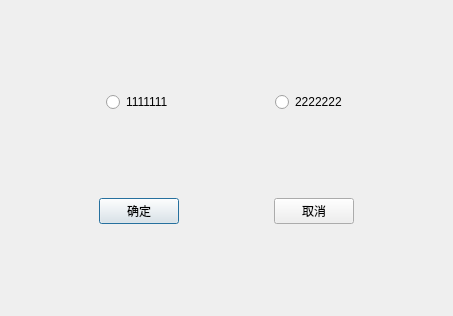
<?xml version="1.0" encoding="UTF-8"?>
<ui version="4.0">
 <class>Dialog</class>
 <widget class="QDialog" name="Dialog">
  <property name="geometry">
   <rect>
    <x>0</x>
    <y>0</y>
    <width>453</width>
    <height>316</height>
   </rect>
  </property>
  <property name="windowTitle">
   <string>Dialog</string>
  </property>
  <layout class="QVBoxLayout" name="verticalLayout">
   <item>
    <spacer name="verticalSpacer">
     <property name="orientation">
      <enum>Qt::Vertical</enum>
     </property>
     <property name="sizeHint" stdset="0">
      <size>
       <width>20</width>
       <height>68</height>
      </size>
     </property>
    </spacer>
   </item>
   <item>
    <layout class="QHBoxLayout" name="horizontalLayout">
     <item>
      <spacer name="horizontalSpacer_2">
       <property name="orientation">
        <enum>Qt::Horizontal</enum>
       </property>
       <property name="sizeHint" stdset="0">
        <size>
         <width>40</width>
         <height>20</height>
        </size>
       </property>
      </spacer>
     </item>
     <item>
      <widget class="QRadioButton" name="radioButton">
       <property name="text">
        <string>1111111</string>
       </property>
      </widget>
     </item>
     <item>
      <spacer name="horizontalSpacer">
       <property name="orientation">
        <enum>Qt::Horizontal</enum>
       </property>
       <property name="sizeHint" stdset="0">
        <size>
         <width>48</width>
         <height>20</height>
        </size>
       </property>
      </spacer>
     </item>
     <item>
      <widget class="QRadioButton" name="radioButton_2">
       <property name="text">
        <string>2222222</string>
       </property>
      </widget>
     </item>
     <item>
      <spacer name="horizontalSpacer_3">
       <property name="orientation">
        <enum>Qt::Horizontal</enum>
       </property>
       <property name="sizeHint" stdset="0">
        <size>
         <width>40</width>
         <height>20</height>
        </size>
       </property>
      </spacer>
     </item>
    </layout>
   </item>
   <item>
    <spacer name="verticalSpacer_2">
     <property name="orientation">
      <enum>Qt::Vertical</enum>
     </property>
     <property name="sizeHint" stdset="0">
      <size>
       <width>20</width>
       <height>69</height>
      </size>
     </property>
    </spacer>
   </item>
   <item>
    <layout class="QHBoxLayout" name="horizontalLayout_2">
     <item>
      <spacer name="horizontalSpacer_4">
       <property name="orientation">
        <enum>Qt::Horizontal</enum>
       </property>
       <property name="sizeHint" stdset="0">
        <size>
         <width>40</width>
         <height>20</height>
        </size>
       </property>
      </spacer>
     </item>
     <item>
      <widget class="QPushButton" name="pushButton">
       <property name="text">
        <string>确定</string>
       </property>
      </widget>
     </item>
     <item>
      <spacer name="horizontalSpacer_5">
       <property name="orientation">
        <enum>Qt::Horizontal</enum>
       </property>
       <property name="sizeHint" stdset="0">
        <size>
         <width>40</width>
         <height>20</height>
        </size>
       </property>
      </spacer>
     </item>
     <item>
      <widget class="QPushButton" name="pushButton_2">
       <property name="text">
        <string>取消</string>
       </property>
      </widget>
     </item>
     <item>
      <spacer name="horizontalSpacer_6">
       <property name="orientation">
        <enum>Qt::Horizontal</enum>
       </property>
       <property name="sizeHint" stdset="0">
        <size>
         <width>40</width>
         <height>20</height>
        </size>
       </property>
      </spacer>
     </item>
    </layout>
   </item>
   <item>
    <spacer name="verticalSpacer_3">
     <property name="orientation">
      <enum>Qt::Vertical</enum>
     </property>
     <property name="sizeHint" stdset="0">
      <size>
       <width>20</width>
       <height>68</height>
      </size>
     </property>
    </spacer>
   </item>
  </layout>
 </widget>
 <resources/>
 <connections/>
</ui>
